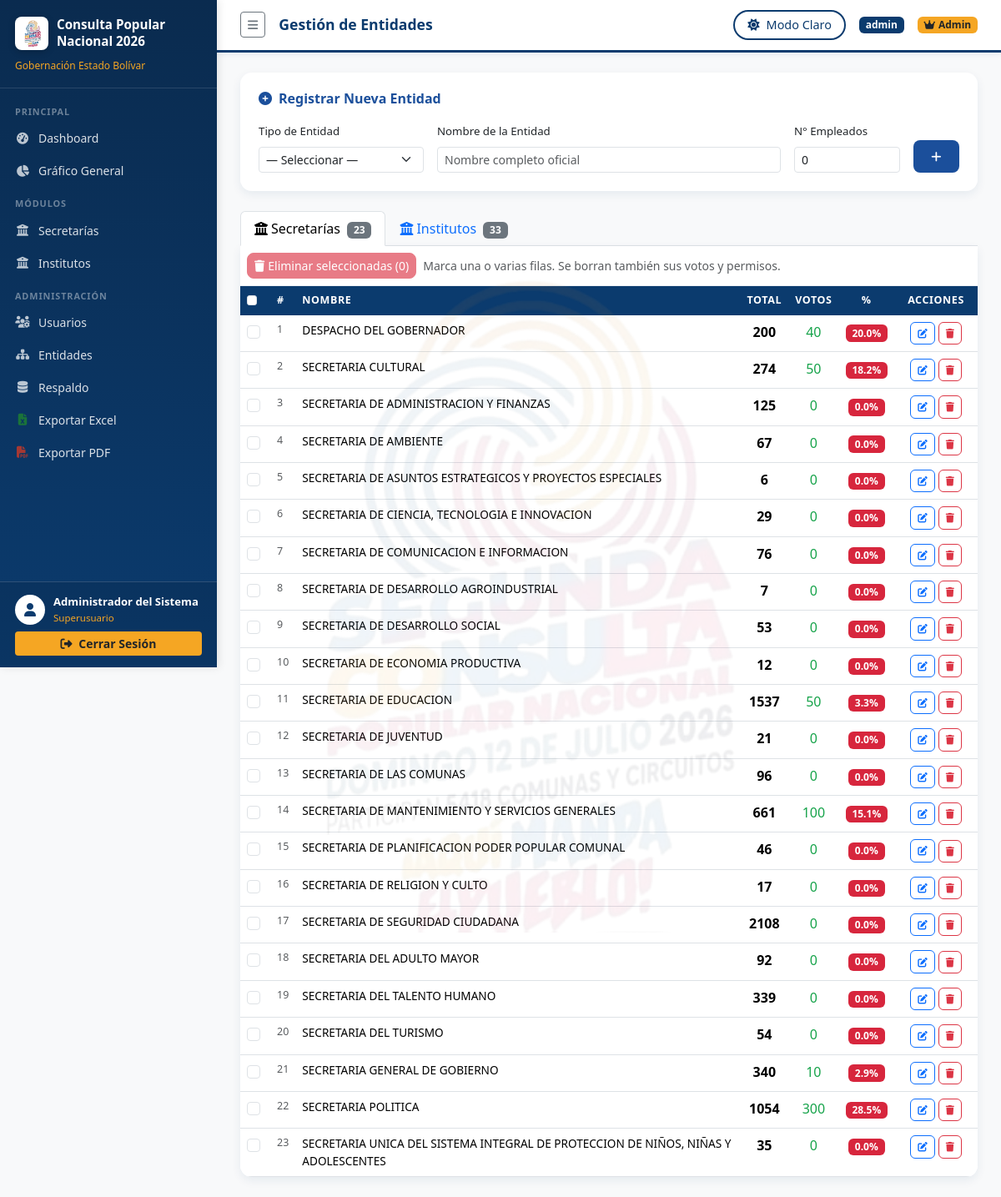
The page /admin/entidades (signed in) on the database its author committed.
### tables this page shows
CREATE TABLE secretarias (
            id               INTEGER PRIMARY KEY AUTOINCREMENT,
            name             TEXT    UNIQUE NOT NULL,
            empleados        INTEGER NOT NULL DEFAULT 0,
            votos_reportados INTEGER NOT NULL DEFAULT 0
        );

### app.py (the view)
@app.route('/admin/entidades')
@admin_required
def admin_entidades():
    db = get_db()
    secretarias = db.execute("SELECT * FROM secretarias ORDER BY name").fetchall()
    institutos   = db.execute("SELECT * FROM institutos ORDER BY name").fetchall()
    jubilados    = db.execute("SELECT * FROM jubilados ORDER BY name").fetchall()
    return render_template('admin_entidades.html',
        secretarias=[dict(r) for r in secretarias],
        institutos=[dict(r) for r in institutos],
        jubilados=[dict(r) for r in jubilados]
    )

### app.py (called while the page is built)
def admin_required(f):
    @wraps(f)
    def decorated(*args, **kwargs):
        if 'user_id' not in session:
            return redirect(url_for('login'))
        if session.get('is_superuser') or session.get('is_full_access'):
            return f(*args, **kwargs)
        flash('Acceso denegado. Se requieren permisos de administrador.', 'danger')
        return redirect(url_for('dashboard'))
    return decorated

def get_db():
    db = getattr(g, '_database', None)
    if db is None:
        db = g._database = database.connect()
    return db

@app.teardown_appcontext
def close_connection(exception):
    db = getattr(g, '_database', None)
    if db is not None:
        db.close()

@app.before_request
def refresh_entity_modules():
    if 'user_id' in session and not (session.get('is_superuser') or session.get('is_full_access')):
        db = get_db()
        ep_mods = db.execute(
            "SELECT DISTINCT module FROM user_entity_permissions WHERE user_id=?",
            (session['user_id'],)
        ).fetchall()
        session['entity_modules'] = [r['module'] for r in ep_mods]
    else:
        session['entity_modules'] = []

### database.py (called while the page is built)
def connect(timeout=30):
    if USE_TURSO:
        return HttpConnection()
    c = sqlite3.connect(DATABASE, timeout=timeout)
    c.row_factory = sqlite3.Row
    return _SqliteConn(c)

    def execute(self, sql, params=()):
        return self._c.execute(sql, params)

    def close(self):
        self._c.close()

### templates/admin_entidades.html (shortened to what this page needs)
{% extends "base.html" %}
{% block page_title %}Gestión de Entidades{% endblock %}
{% block content %}
<div class="stat-card mb-4">
    <h6 style="color:#1B4F9B;font-weight:700;margin-bottom:16px"><i class="fas fa-plus-circle me-2"></i>Registrar Nueva Entidad</h6>
    <form method="POST" action="{{ url_for('crear_entidad') }}" class="row g-3 align-items-end">
        <div class="col-12 col-md-3">
            <label class="form-label" style="font-size:.83rem">Tipo de Entidad</label>
            <select name="tipo" class="form-select form-select-sm" required id="tipoSelect">
                <option value="">— Seleccionar —</option>
            </select>
        </div>
        <div class="col-12 col-md-6">
            <label class="form-label" style="font-size:.83rem">Nombre de la Entidad</label>
            <input type="text" name="name" class="form-control form-control-sm" required placeholder="Nombre completo oficial">
        </div>
        <div class="col-12 col-md-2">
            <label class="form-label" style="font-size:.83rem">N° Empleados</label>
            <input type="number" name="total" class="form-control form-control-sm" min="0" value="0">
        </div>
        <div class="col-12 col-md-1">
            <button type="submit" class="btn btn-sm w-100 fw-bold" style="background:#1B4F9B;color:#fff;border-radius:8px;padding:8px">
                <i class="fas fa-plus"></i>
            </button>
        </div>
    </form>
</div>
<ul class="nav nav-tabs mb-0" id="entidadesTabs">
    <li class="nav-item">
        <button class="nav-link active" data-bs-toggle="tab" data-bs-target="#tabSec">
            <i class="fas fa-building-columns me-1"></i>Secretarías <span class="badge bg-secondary ms-1">{{ secretarias | length }}</span>
        </button>
    </li>
    <li class="nav-item">
        <button class="nav-link" data-bs-toggle="tab" data-bs-target="#tabIns">
            <i class="fas fa-university me-1"></i>Institutos <span class="badge bg-secondary ms-1">{{ institutos | length }}</span>
        </button>
    </li>
</ul>
<div class="tab-content">
    {% for tipo, lista, campo in [('secretarias', secretarias, 'empleados'), ('institutos', institutos, 'empleados')] %}
    <div class="tab-pane fade {% if tipo=='secretarias' %}show active{% endif %}" id="tab{{ tipo[:3] | capitalize }}">
        <div class="stat-card p-0 overflow-hidden" style="border-radius:0 0 14px 14px">
            {% if session.is_superuser %}
            <form method="POST" id="bulk-{{ tipo }}" action="/admin/entidades/{{ tipo }}/eliminar_multiple"
                  class="d-flex align-items-center gap-2 p-2" style="border-bottom:1px solid var(--border-color,#e5e7eb)"
                  onsubmit="return confirmBulk(this, '{{ tipo }}')">
                <button type="submit" class="btn btn-sm btn-danger bulk-btn" disabled style="border-radius:8px">
                    <i class="fas fa-trash me-1"></i>Eliminar seleccionadas (<span class="bulk-count">0</span>)
                </button>
                <small class="text-muted">Marca una o varias filas. Se borran también sus votos y permisos.</small>
            </form>
            {% endif %}
            <table class="table table-custom table-hover mb-0" data-tipo="{{ tipo }}">
                <thead>
                    <tr>
                        {% if session.is_superuser %}
                        <th style="width:36px"><input type="checkbox" class="form-check-input check-all" title="Seleccionar todas"></th>
                        {% endif %}
                        <th>#</th>
                        <th>Nombre</th>
                        <th class="text-center">Total</th>
                        <th class="text-center">Votos</th>
                        <th class="text-center">%</th>
                        <th class="text-center" style="width:100px">Acciones</th>
                    </tr>
                </thead>
                <tbody>
                {% for e in lista %}
                {% set tot = e[campo] %}
                {% set pct = ((e.votos_reportados / tot * 100) if tot > 0 else 0) | round(1) %}
                <tr>
                    {% if session.is_superuser %}
                    <td><input type="checkbox" class="form-check-input row-check" name="ids" value="{{ e.id }}" form="bulk-{{ tipo }}"></td>
                    {% endif %}
                    <td class="text-muted" style="font-size:.78rem">{{ loop.index }}</td>
                    <td style="font-size:.85rem;font-weight:500">{{ e.name }}</td>
                    <td class="text-center fw-bold">{{ tot | int }}</td>
                    <td class="text-center" style="color:#16a34a">{{ e.votos_reportados | int }}</td>
                    <td class="text-center">
                        <span class="badge" style="background:{% if pct>=80 %}#16a34a{% elif pct>=50 %}#d97706{% else %}#D7263D{% endif %}">{{ pct }}%</span>
                    </td>
                    <td class="text-center">
                        <div class="d-flex gap-1 justify-content-center">
                            <button class="btn btn-sm btn-outline-primary" style="border-radius:6px;font-size:.72rem"
                                    data-bs-toggle="modal" data-bs-target="#editModal{{ tipo }}{{ e.id }}">
                                <i class="fas fa-edit"></i>
                            </button>
                            {% if session.is_superuser %}
                            <form method="POST" action="/admin/entidades/{{ tipo }}/{{ e.id }}/eliminar"
                                  onsubmit="return confirm({{ ('¿Eliminar ' ~ e.name ~ '? Se borrarán todos sus registros.') | tojson | forceescape }})">
                                <button type="submit" class="btn btn-sm btn-outline-danger" style="border-radius:6px;font-size:.72rem">
                                    <i class="fas fa-trash"></i>
                                </button>
                            </form>
                            {% endif %}
                        </div>
                    </td>
                </tr>
                {% else %}
                <tr><td colspan="7" class="text-center py-4 text-muted">No hay registros en este módulo.</td></tr>
                {% endfor %}
                </tbody>
            </table>
        </div>
    </div>
    {% endfor %}
</div>
{% endblock %}

### templates/base.html (shortened to what this page needs)
<!DOCTYPE html>
<html lang="es" data-bs-theme="light">
<head>
    <link rel="stylesheet" href="https://cdnjs.cloudflare.com/ajax/libs/bootstrap/5.3.2/css/bootstrap.min.css">
    <link rel="stylesheet" href="https://cdnjs.cloudflare.com/ajax/libs/font-awesome/6.5.0/css/all.min.css">
</head>
<body>
{% if session.user_id %}
<nav id="sidebar">
    <div class="brand">
        <div class="logo-container">
            <div class="logo-bg">
                <img src="{{ url_for('static', filename='logo.png') }}" alt="Logo">
            </div>
            <div>
                <h5>Consulta Popular<br>Nacional 2026</h5>
            </div>
        </div>
        <small>Gobernación Estado Bolívar</small>
    </div>
    <div class="pt-2">
        <div class="nav-section">Principal</div>
        <a href="{{ url_for('dashboard') }}" class="nav-link {{ 'active' if request.endpoint=='dashboard' }}">
            <i class="fas fa-tachometer-alt"></i> Dashboard
        </a>
        {% set perms = session.get('permissions', {}) %}
        {% set emods = session.get('entity_modules', []) %}
        {% set can_grafico = session.is_superuser or session.is_full_access or perms.get('grafico_general', {}).get('can_view') %}
        {% if can_grafico %}
        <a href="{{ url_for('grafico_general') }}" class="nav-link {{ 'active' if request.endpoint=='grafico_general' }}">
            <i class="fas fa-chart-pie"></i> Gráfico General
        </a>
        {% endif %}
        {% set can_sec = session.is_superuser or session.is_full_access or perms.get('secretarias', {}).get('can_view') or 'secretarias' in emods %}
        {% set can_ins = session.is_superuser or session.is_full_access or perms.get('institutos',  {}).get('can_view') or 'institutos'  in emods %}
        {% if can_sec or can_ins %}
        <div class="nav-section">Módulos</div>
        {% endif %}
        {% if can_sec %}
        <a href="{{ url_for('secretarias_list') }}" class="nav-link">
            <i class="fas fa-building-columns"></i> Secretarías
        </a>
        {% endif %}
        {% if can_ins %}
        <a href="{{ url_for('institutos_list') }}" class="nav-link">
            <i class="fas fa-university"></i> Institutos
        </a>
        {% endif %}
        {% if session.is_superuser or session.is_full_access %}
        <div class="nav-section">Administración</div>
        <a href="{{ url_for('admin_usuarios') }}" class="nav-link">
            <i class="fas fa-users-cog"></i> Usuarios
        </a>
        <a href="{{ url_for('admin_entidades') }}" class="nav-link">
            <i class="fas fa-sitemap"></i> Entidades
        </a>
        <a href="{{ url_for('admin_respaldo') }}" class="nav-link">
            <i class="fas fa-database"></i> Respaldo
        </a>
        <button type="button" class="nav-link" data-bs-toggle="modal" data-bs-target="#exportExcelModal">
            <i class="fas fa-file-excel" style="color:#1e7e34"></i> Exportar Excel
        </button>
        <button type="button" class="nav-link" data-bs-toggle="modal" data-bs-target="#exportPdfModal">
            <i class="fas fa-file-pdf" style="color:#c0392b"></i> Exportar PDF
        </button>
        {% endif %}
    </div>
    <div class="user-box">
        <div class="user-info">
            <div class="user-avatar">
                <i class="fas fa-user"></i>
            </div>
            <div>
                <div class="name">{{ session.full_name }}</div>
                <div class="role">
                    {% if session.is_superuser %}Superusuario
                    {% elif session.is_full_access %}Acceso Total
                    {% else %}Operador{% endif %}
                </div>
            </div>
        </div>
        <a href="{{ url_for('logout') }}" class="btn btn-sm mt-2 w-100" style="background-color: #F5A623; color: #212529; font-weight: 600; border: none;">
            <i class="fas fa-sign-out-alt me-1"></i> Cerrar Sesión
        </a>
    </div>
</nav>
<div id="main">
    <div class="topbar">
        <div class="d-flex align-items-center gap-3">
            <button id="sidebarToggle" class="btn btn-sm btn-outline-secondary" onclick="toggleSidebar()">
                <i class="fas fa-bars"></i>
            </button>
            <h6 class="page-title">{% block page_title %}{% endblock %}</h6>
        </div>
        <div class="d-flex align-items-center gap-3">
            <button class="theme-toggle" onclick="toggleTheme()" id="themeToggle">
                <i class="fas fa-sun"></i>
                <span id="themeText">Modo Claro</span>
            </button>
            <span class="badge badge-azul">{{ session.username }}</span>
            {% if session.is_superuser %}
            <span class="badge badge-amarillo">
                <i class="fas fa-crown me-1"></i>Admin
            </span>
            {% elif session.is_full_access %}
            <span class="badge badge-acceso-total">
                <i class="fas fa-star me-1"></i>Total
            </span>
            {% endif %}
        </div>
    </div>
    <div class="content-area">
        {% block content %}{% endblock %}
    </div>
</div>
{% else %}
{% block auth_content %}{% endblock %}
{% endif %}
</body>
</html>

### rows shown on the page
secretarias: name "DESPACHO DEL GOBERNADOR", empleados "200", votos_reportados "40", pct "20.0"
secretarias: name "SECRETARIA CULTURAL", empleados "274", votos_reportados "50", pct "18.2"
secretarias: name "SECRETARIA DE ADMINISTRACION Y FINANZAS", empleados "125", votos_reportados "0", pct "0.0"
secretarias: name "SECRETARIA DE AMBIENTE", empleados "67", votos_reportados "0", pct "0.0"
secretarias: name "SECRETARIA DE ASUNTOS ESTRATEGICOS Y PROYECTOS ESPECIALES", empleados "6", votos_reportados "0", pct "0.0"
secretarias: name "SECRETARIA DE CIENCIA, TECNOLOGIA E INNOVACION", empleados "29", votos_reportados "0", pct "0.0"
secretarias: name "SECRETARIA DE COMUNICACION E INFORMACION", empleados "76", votos_reportados "0", pct "0.0"
secretarias: name "SECRETARIA DE DESARROLLO AGROINDUSTRIAL", empleados "7", votos_reportados "0", pct "0.0"
secretarias: name "SECRETARIA DE DESARROLLO SOCIAL", empleados "53", votos_reportados "0", pct "0.0"
secretarias: name "SECRETARIA DE ECONOMIA PRODUCTIVA", empleados "12", votos_reportados "0", pct "0.0"
secretarias: name "SECRETARIA DE EDUCACION", empleados "1537", votos_reportados "50", pct "3.3"
secretarias: name "SECRETARIA DE JUVENTUD", empleados "21", votos_reportados "0", pct "0.0"
secretarias: name "SECRETARIA DE LAS COMUNAS", empleados "96", votos_reportados "0", pct "0.0"
secretarias: name "SECRETARIA DE MANTENIMIENTO Y SERVICIOS GENERALES", empleados "661", votos_reportados "100", pct "15.1"
secretarias: name "SECRETARIA DE PLANIFICACION PODER POPULAR COMUNAL", empleados "46", votos_reportados "0", pct "0.0"
secretarias: name "SECRETARIA DE RELIGION Y CULTO", empleados "17", votos_reportados "0", pct "0.0"
secretarias: name "SECRETARIA DE SEGURIDAD CIUDADANA", empleados "2108", votos_reportados "0", pct "0.0"
secretarias: name "SECRETARIA DEL ADULTO MAYOR", empleados "92", votos_reportados "0", pct "0.0"
secretarias: name "SECRETARIA DEL TALENTO HUMANO", empleados "339", votos_reportados "0", pct "0.0"
secretarias: name "SECRETARIA DEL TURISMO", empleados "54", votos_reportados "0", pct "0.0"
secretarias: name "SECRETARIA GENERAL DE GOBIERNO", empleados "340", votos_reportados "10", pct "2.9"
secretarias: name "SECRETARIA POLITICA", empleados "1054", votos_reportados "300", pct "28.5"
secretarias: name "SECRETARIA UNICA DEL SISTEMA INTEGRAL DE PROTECCION DE NIÑOS, NIÑAS Y ADOLESCENTES", empleados "35", votos_reportados "0", pct "0.0"

### other values the page prints
{{ session.full_name }} "Administrador del Sistema"
{{ session.username }} "admin"
{{ secretarias | length }} "23"
{{ institutos | length }} "33"
